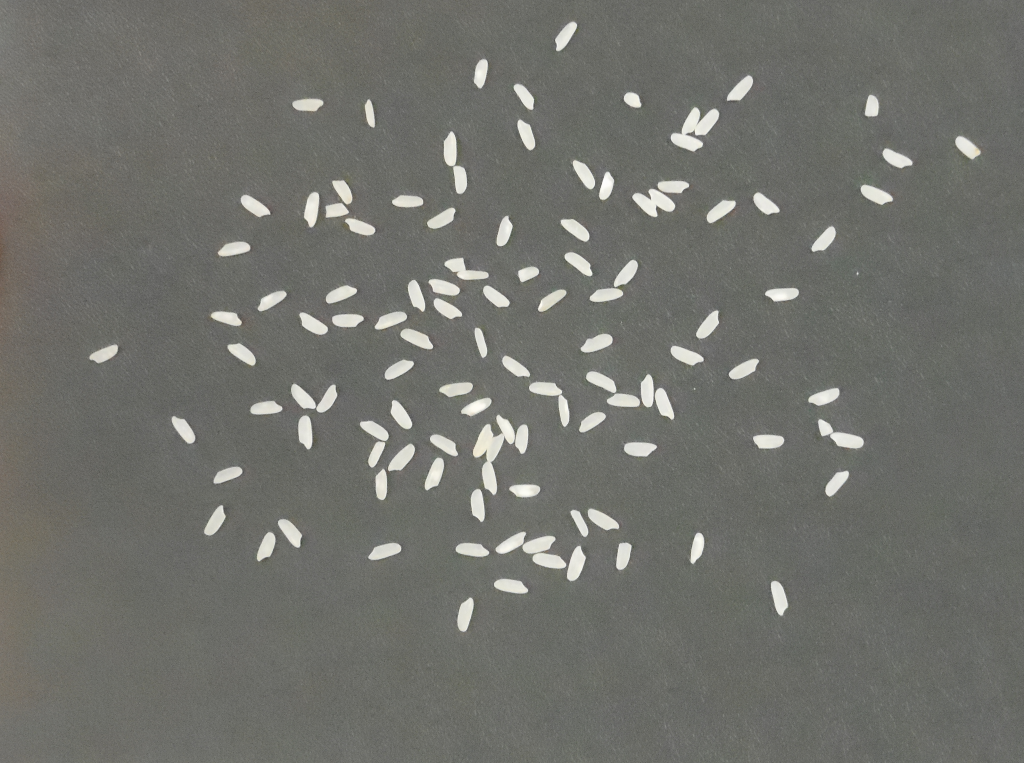
#> input picture images/114.bmp, 1024 x 763 px; its folder holds only this picture in this run
$ python main.py
#> lines starting #> are read from the running program, lines starting #| are printed output that depends on the picture
### countRice.py
import cv2
import numpy as np
import math

ARROZ = 1.0
NO_ARROZ = 0.0

def inunda(label, img, linha, coluna, n_pixels, coordenadas):
    stack = [(linha, coluna)]
    while stack:
        linha, coluna = stack.pop()
        if coluna < coordenadas['L']:
            coordenadas['L'] = coluna
        if coluna > coordenadas['R']:
            coordenadas['R'] = coluna
        if linha < coordenadas['B']:
            coordenadas['B'] = linha
        if linha > coordenadas['T']:
            coordenadas['T'] = linha

        img[linha][coluna] = label
        n_pixels += 1

        if linha-1 >= 0 and img[linha-1][coluna] == ARROZ:
            stack.append((linha-1, coluna))
        if coluna-1 >= 0 and img[linha][coluna-1] == ARROZ:
            stack.append((linha, coluna-1))
        if linha+1 < img.shape[0] and img[linha+1][coluna] == ARROZ:
            stack.append((linha+1, coluna))
        if coluna+1 < img.shape[1] and img[linha][coluna+1] == ARROZ:
            stack.append((linha, coluna+1))

    return n_pixels, coordenadas

def rotula (img):
    list_componentes = []
    label = 2
    for linha, value in enumerate(img):
        for coluna, pix in enumerate (value):
            if pix == ARROZ:
                n_pixels, coordenadas = inunda(label, img, linha, coluna, n_pixels=0, coordenadas={'T': linha, 'L': coluna, 'B': linha, 'R':coluna})
                componente = {'label': label, 'n_pixels': n_pixels, 'coordenadas': coordenadas} # salva o arroz
                list_componentes.append(componente)
                label = label + 1

    return (list_componentes)

def estimate_blob_size(components):
    sizes = sorted(componente['n_pixels'] for componente in components)
    #print(sizes)

    desvio = []
    single_list = sizes
    for i in reversed(range(3, len(sizes))):
        desvio.insert(0, float(round(abs(np.std(sizes[:i]) - np.std(sizes[:i-1])), 2))) #diferença dos desvios

    #print(desvio)

    for i in range(round(0.1*len(sizes)), len(desvio)): #ignora os 10% primeiros valores, pois o desvio padrão é alto, já que são considerados poucos arroz
        if desvio[i] > 10: # diferença entre dois desvios é maior do que 10, significa que tem um grupo de arroz na lista de arroz
            single_list = sizes[:i]
            #print(i)
            break

    #print(np.median(single_list))
    return np.median(single_list)

def estimate_quantity(components, avg_blob_size):
    estimated_quantity = 0
    for component in components:
        if component['n_pixels'] > avg_blob_size:
            #estimated_quantity += math.floor(component['n_pixels'] / avg_blob_size)
            #estimated_quantity += round(component['n_pixels'] / avg_blob_size, 2)
            if math.modf(component['n_pixels'] / avg_blob_size)[0] > 0.4:
                estimated_quantity += math.ceil(component['n_pixels'] / avg_blob_size)
            else: estimated_quantity += math.floor(component['n_pixels'] / avg_blob_size)
        else:
            estimated_quantity += 1
    return estimated_quantity

def countRice(img, filename):
    img = cv2.medianBlur(img, 5)
    #cv2.imshow("median/"+filename, img)
    img = cv2.GaussianBlur(img, (7, 7), 0)
    #cv2.imshow("gaussian/"+filename, img)

    img = cv2.normalize(img, None, alpha=0, beta=255, norm_type=cv2.NORM_MINMAX)
    #cv2.imshow("normalize/"+filename, img)
    img = cv2.Canny(img, 50, 150)
    #cv2.imshow("canny/"+filename, img)

    kernel = np.array([[0, 1, 0],
                       [1, 1, 1],
                       [0, 1, 0]], dtype=np.uint8)
    img = cv2.dilate(img, kernel, iterations=1)
    #cv2.imshow("dilated/"+filename, img)

    contours, _ = cv2.findContours(img, cv2.RETR_EXTERNAL, cv2.CHAIN_APPROX_SIMPLE)
    for contour in contours:
        cv2.drawContours(img, [contour], -1, (255, 255, 255), thickness=cv2.FILLED)

    img = img.astype (np.float32)/ 255.0
    components = rotula(img)
    quantity = estimate_quantity(components, estimate_blob_size(components))

    return {'quantity': quantity, 'components': components}

### main.py
#===============================================================================
# Exemplo: Trabalho 4.
#-------------------------------------------------------------------------------
# Alunos: Guilherme Corrêa Koller e Mayara Dal Vesco Hoger
# Universidade Tecnológica Federal do Paraná
#===============================================================================

import os
import sys
from countRice import *

INPUT_FOLDER =  'images'

def open_all_images(folder):
    images = []
    for filename in os.listdir(folder):
        if filename.endswith(".png") or filename.endswith(".jpg") or filename.endswith(".jpeg") or filename.endswith(".bmp"):
            img_path = os.path.join(folder, filename)
            img = open_image(img_path)
            if img is not None:
                images.append((img, filename))
    return images

def open_image(img_name):
#> called with img_name = 'images/114.bmp'
    img = cv2.imread (img_name, cv2.IMREAD_COLOR)
#> img is the input picture: shape (763, 1024, 3); mean B, G, R 107.9, 113.3, 112.6
    if img is None:
        print ('Erro abrindo a imagem.\n')
        sys.exit ()
    return img

def draw_components(img, components):
    img_out = img.copy()
    for c in components:
        cv2.rectangle (img_out, (c['coordenadas']['L'], c['coordenadas'] ['T']), (c['coordenadas'] ['R'], c['coordenadas'] ['B']), (1,0.8,0.9))
    return img_out

def main():
    images = open_all_images(INPUT_FOLDER)
#> images = 1 item
    for img, filename in images:
        expected = filename.split('.')[0]
        img_out = img.copy()
        img_out = cv2.cvtColor(img_out, cv2.COLOR_BGR2GRAY)
        result = countRice(img_out, filename)
        cv2.imwrite('output/' + filename, draw_components(img, result['components']))
        print("Expected: %s, Result: %s\n" % (expected, result['quantity']))
#> this loop made 1 pass
#> (expected, kernel in countRice, quantity in countRice) on pass 1: ('114', [[0, 1, 0], [1, 1, 1], [0, 1, 0]], 115)
#| Expected: 114, Result: 115
#> pass 1, in countRice, `img = cv2.normalize(img, None, alpha=0, beta=255, norm_type=cv2.NORM_M..`:
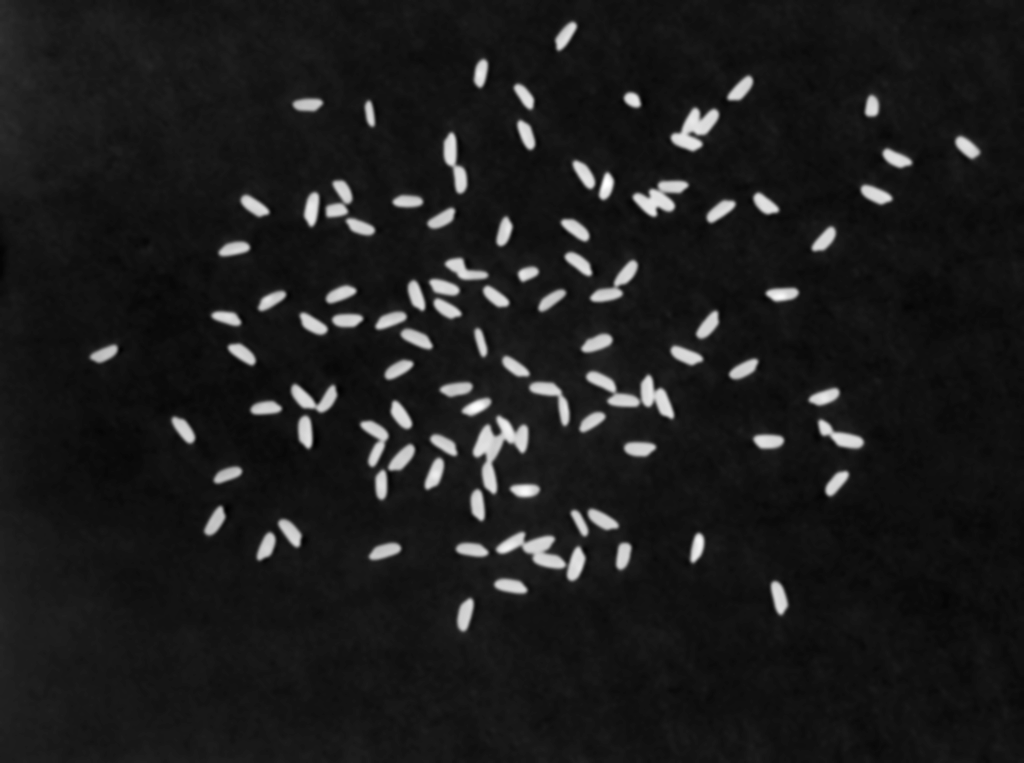
#> img: shape (763, 1024); min 0, max 255, mean 28.2

    cv2.waitKey ()
    cv2.destroyAllWindows ()

if __name__ == "__main__":
    main()

$ run again, on images/82.bmp
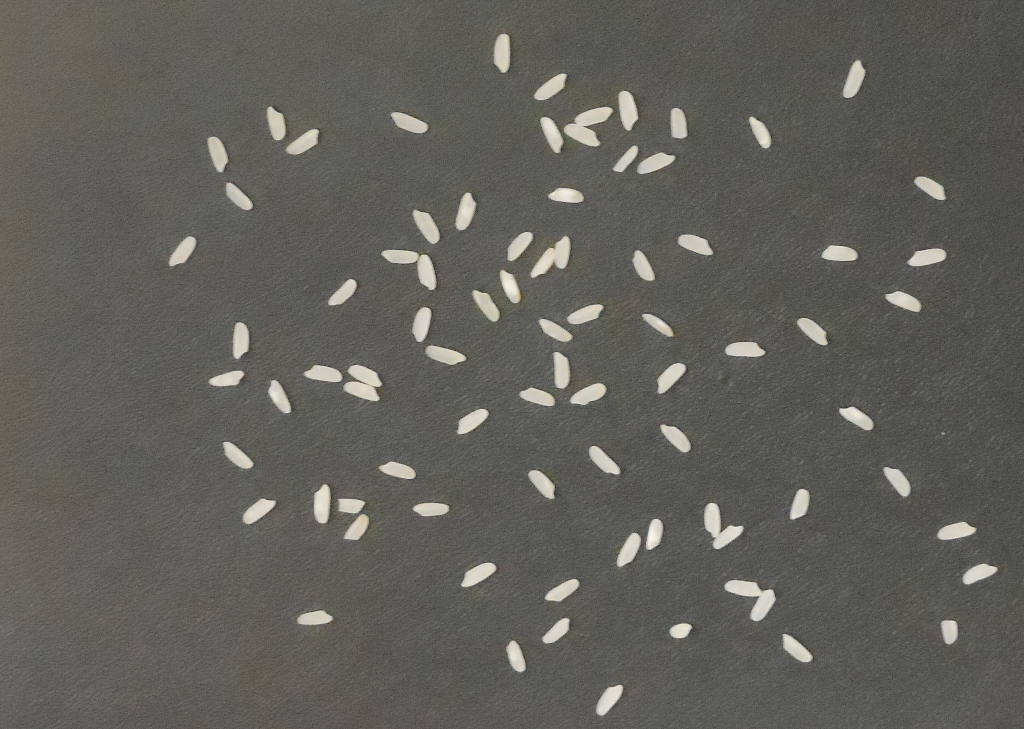
#> input picture images/82.bmp, 1024 x 729 px
#> in open_image, img is the input picture: shape (729, 1024, 3); mean B, G, R 90.4, 95.9, 96.8
#> images = 1 item
#> the loop in main, `for img, filename in images:` made 1 pass
#> (expected, kernel in countRice, quantity in countRice) on pass 1: ('82', [[0, 1, 0], [1, 1, 1], [0, 1, 0]], 82)
#> (printed output is left out)
#> pass 1, in countRice, `img = cv2.normalize(img, None, alpha=0, beta=255, norm_type=cv2.NORM_M..`:
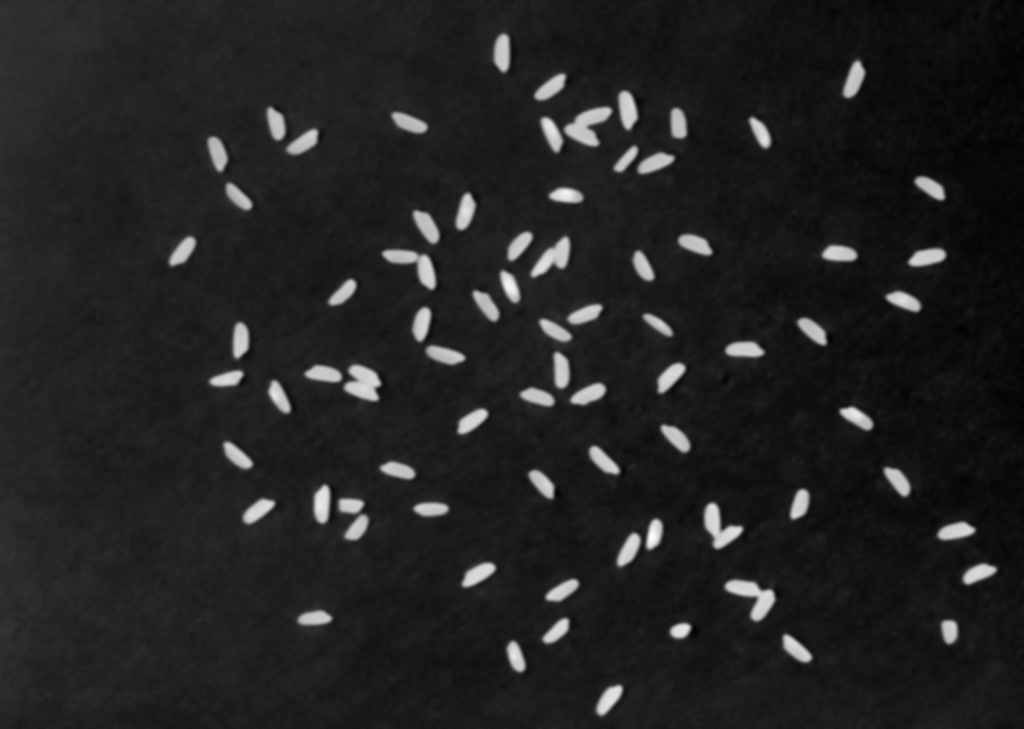
#> img: shape (729, 1024); min 0, max 255, mean 34.5

$ run again, on images/150.bmp
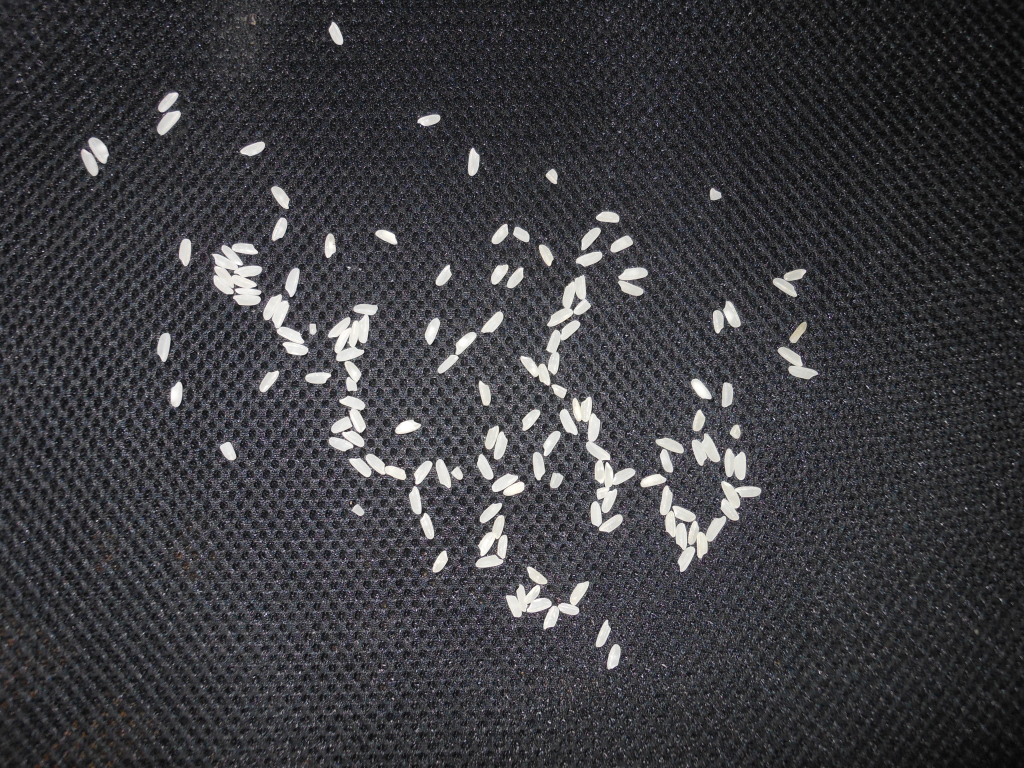
#> input picture images/150.bmp, 1024 x 768 px
#> in open_image, img is the input picture: shape (768, 1024, 3); mean B, G, R 64.2, 60.3, 60.5
#> images = 1 item
#> the loop in main, `for img, filename in images:` made 1 pass
#> (expected, kernel in countRice, quantity in countRice) on pass 1: ('150', [[0, 1, 0], [1, 1, 1], [0, 1, 0]], 151)
#> (printed output is left out)
#> pass 1, in countRice, `img = cv2.GaussianBlur(img, (7, 7), 0)`:
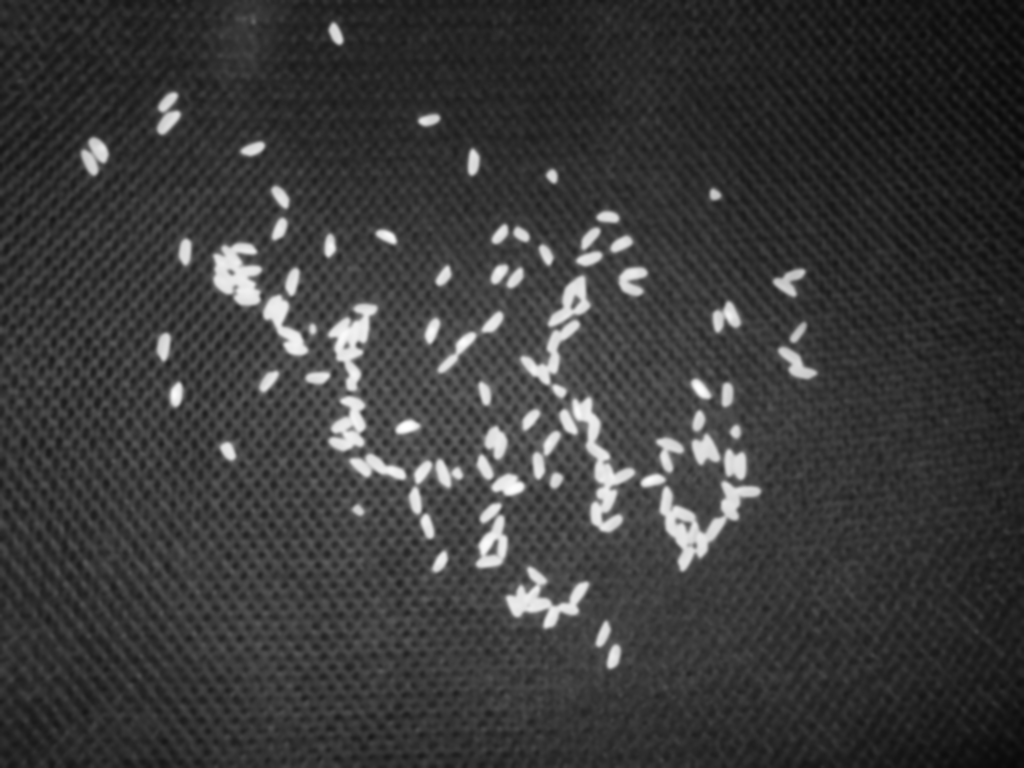
#> img: shape (768, 1024); min 8, max 255, mean 58.8

$ run again, on images/60.bmp
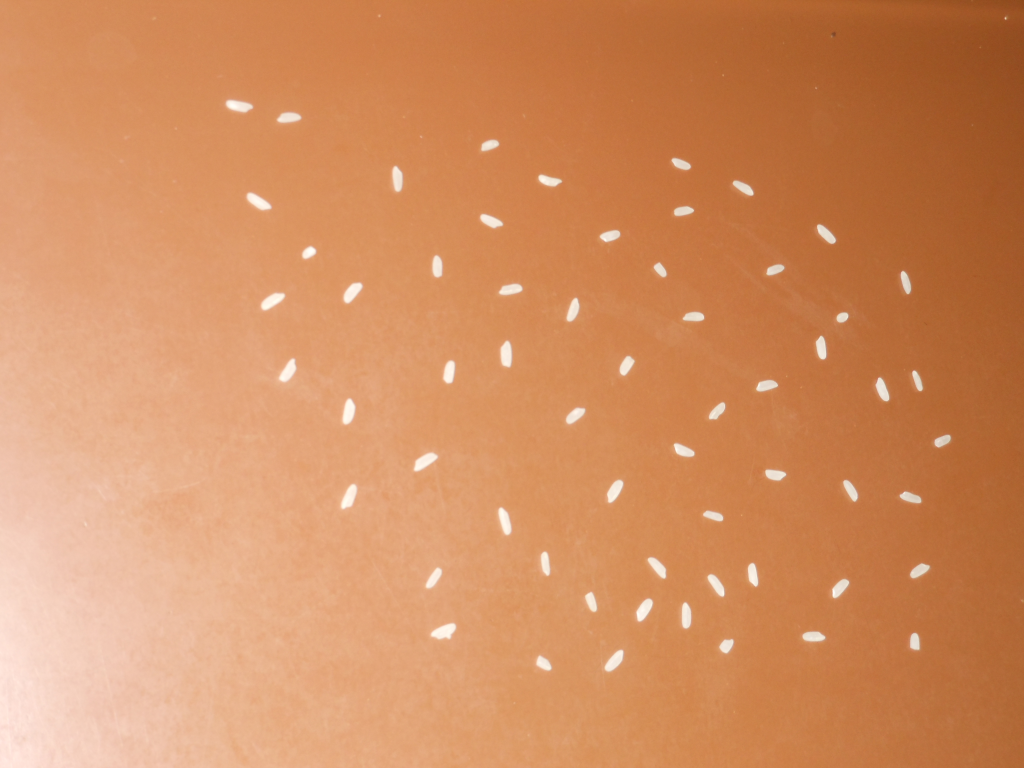
#> input picture images/60.bmp, 1024 x 768 px
#> in open_image, img is the input picture: shape (768, 1024, 3); mean B, G, R 95.8, 141.9, 209.8
#> images = 1 item
#> the loop in main, `for img, filename in images:` made 1 pass
#> (expected, kernel in countRice, quantity in countRice) on pass 1: ('60', [[0, 1, 0], [1, 1, 1], [0, 1, 0]], 60)
#> (printed output is left out)
#> pass 1, in main, `img_out = cv2.cvtColor(img_out, cv2.COLOR_BGR2GRAY)`:
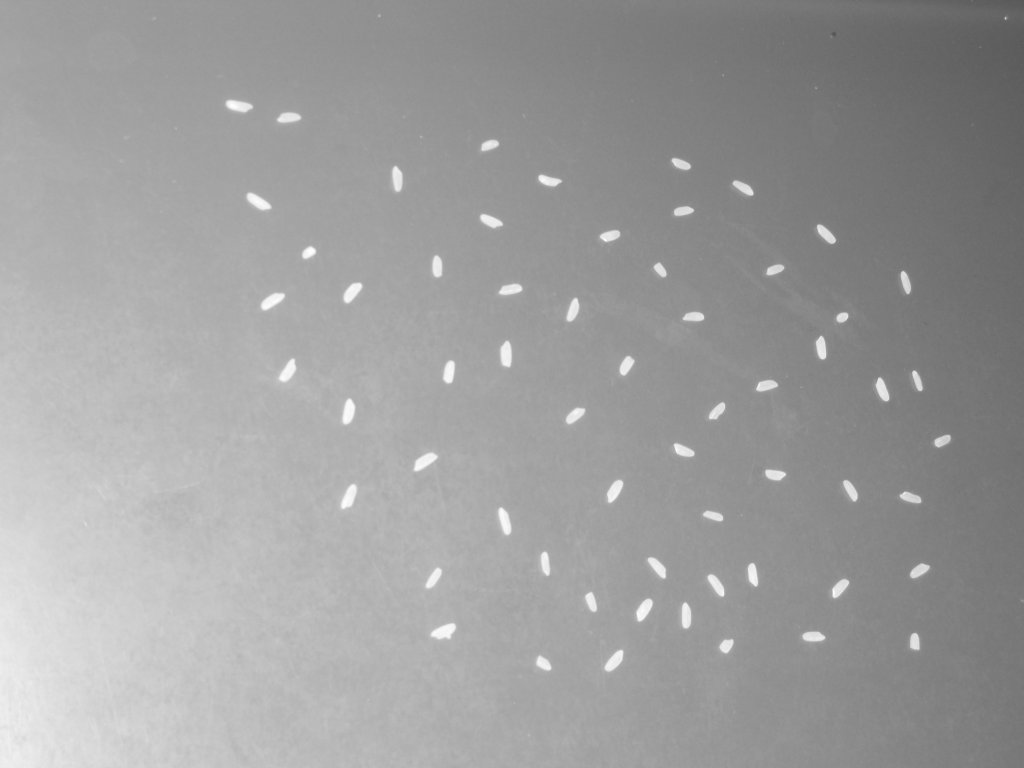
#> img_out: shape (768, 1024); min 85, max 253, mean 156.9
#> pass 1, in countRice, `img = cv2.normalize(img, None, alpha=0, beta=255, norm_type=cv2.NORM_M..`:
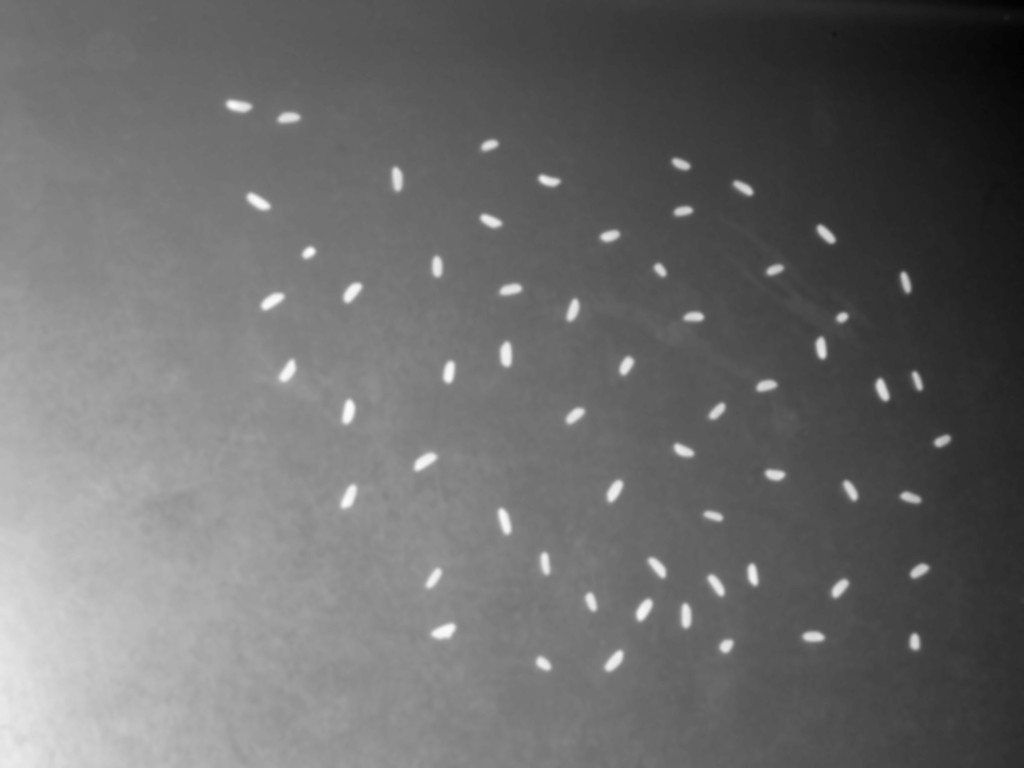
#> img: shape (768, 1024); min 0, max 255, mean 106.6
